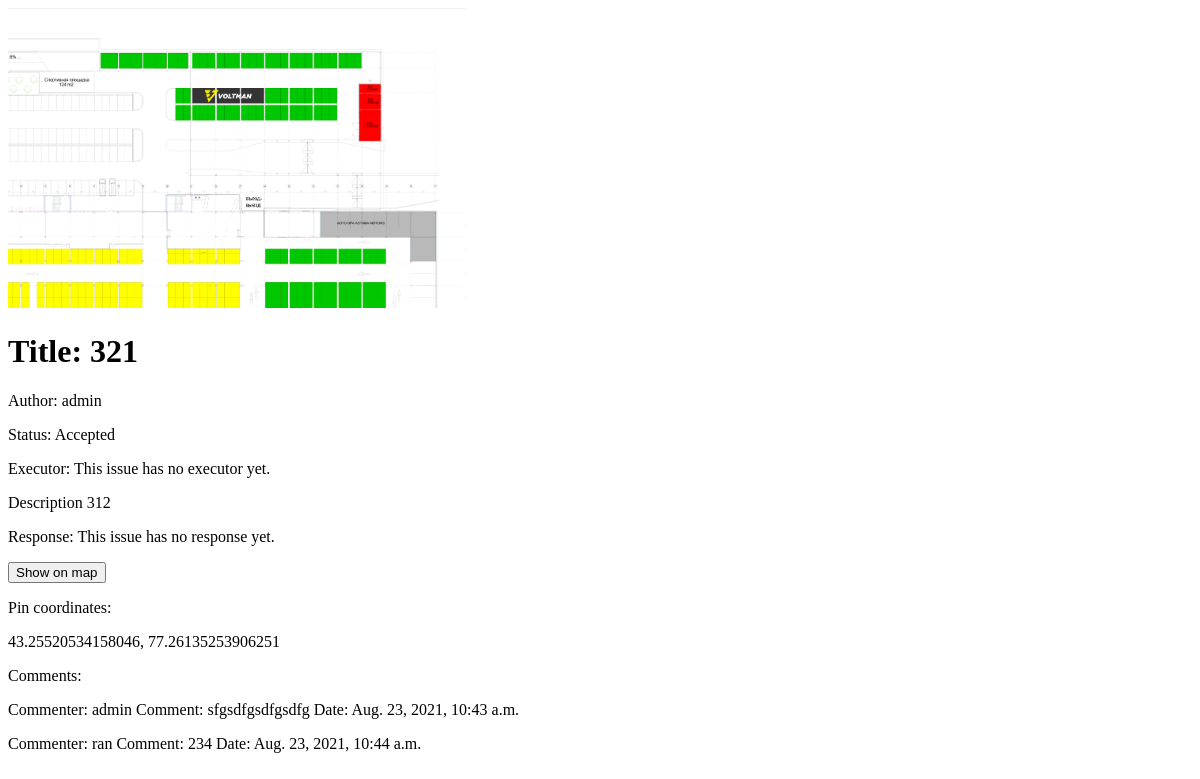
/issue_page/14, run on an earlier commit of the app's database.
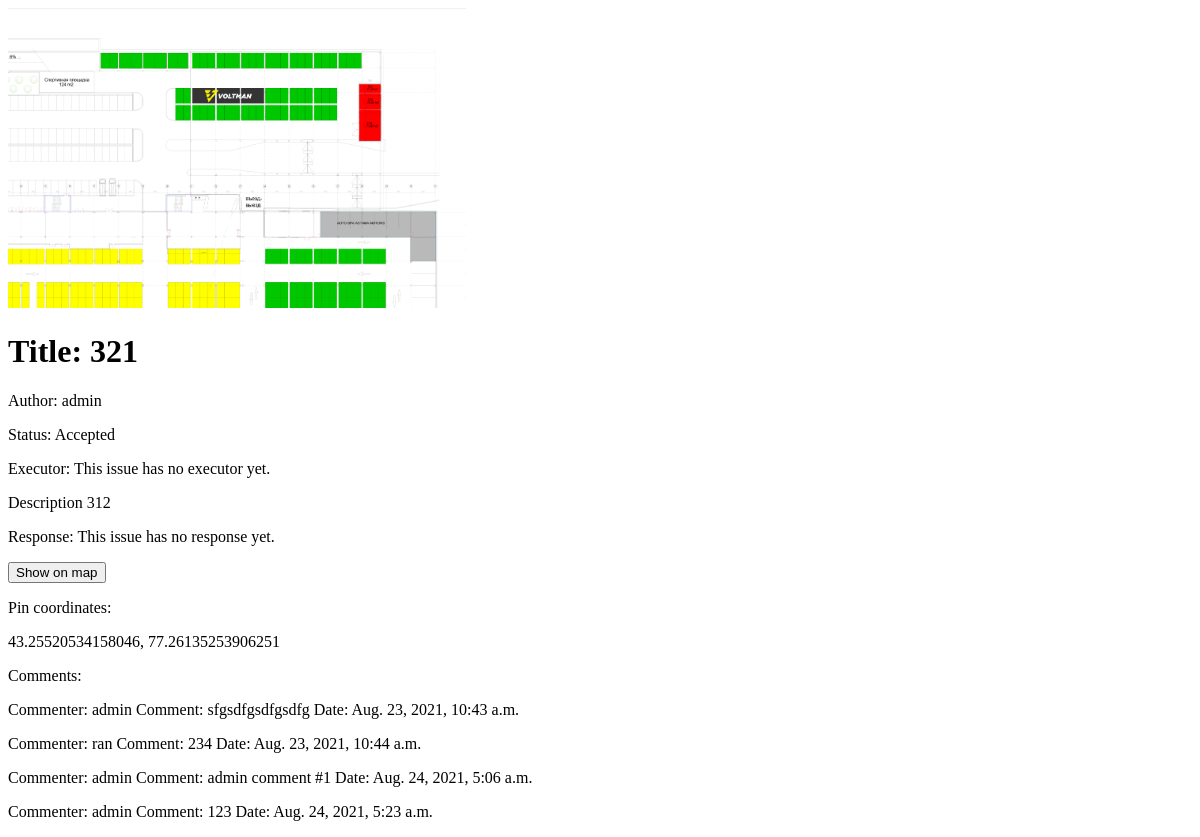
And on a later commit of the database.
### fix/models.py (models this page shows, shortened)
class Issue(models.Model):
    author = models.ForeignKey(User, on_delete=models.RESTRICT, related_name="applications")
    executor = models.ForeignKey(User, on_delete=models.RESTRICT, related_name="jobs", blank=True, null=True)
    title = models.CharField(max_length=128)
    description = models.CharField(max_length=1024)
    response = models.CharField(max_length=1024, blank=True, null=True)
    date_created = models.DateTimeField(auto_now_add=True)
    status = models.CharField(max_length=1, choices=STATUS)
    image_before = models.ImageField(upload_to="images")
    image_after = models.ImageField(upload_to="images", blank=True, null=True)
    latitude = models.FloatField()
    longitude = models.FloatField()

class User(AbstractUser):
    rank = models.CharField(max_length=1, choices=RANKS)
    role = models.CharField(max_length=1, choices=ROLE)

class Chat(models.Model):
    commenter = models.ForeignKey(User, on_delete=models.CASCADE, related_name="comments")
    issue = models.ForeignKey(Issue, on_delete=models.CASCADE, related_name="conversation")
    date = models.DateTimeField(auto_now_add=True)
    comment = models.CharField(max_length=512)

### fix/views.py (the view)
# urls.py: path('issue_page/<int:issue_id>', views.issue_page, name="issue_page"),
def issue_page(request, issue_id):
    issue_data = Issue.objects.get(pk=issue_id)
    comments = issue_data.conversation.all()
    return render(request, "fix/issue_page.html", {
        "issue_data": issue_data,
        "comments": comments,
        "statuses": STATUS,
        "form": IssueUpdateForm(),
    })

### fix/views.py (shortened to what this page needs)
class IssueUpdateForm(forms.ModelForm):
    class Meta:
        model = Issue
        fields = ('status', 'response', 'image_after')

### fix/templates/fix/issue_page.html (shortened to what this page needs)
{% extends 'fix/layout.html' %}
{% load static %}
{% block body %}
    <img src="{{ issue_data.image_before.url }}" alt="image" style="max-height:300px">
    <h1>Title: {{ issue_data.title }}</h1>
    <p>Author: {{ issue_data.author }}</p>
    <p>Status: {{ issue_data.get_status_display }}</p>
    <p>Executor: {% if issue_data.executor %}{{ issue_data.executor }}{% else %}This issue has no executor yet.{% endif %}</p>
    <p id="issue_description">Description {{ issue_data.description }}</p>
    <p id="issue_response">Response: {% if issue_data.response %} {{ issue_data.response }} {% else %} This issue has no response yet. {% endif %}</p>
    <input id="create" type="button" value="Show on map">
    <p>Pin coordinates: <div id="location">{{ issue_data.latitude }}, {{ issue_data.longitude }}</div></p>
    <div>Comments:
        <div>
            {% for i in comments %}
                <p>
                    Commenter: {{ i.commenter }}
                    Comment: {{ i.comment}}
                    Date: {{ i.date }}
                </p>
            {% endfor %}
        </div>
    </div>
{% endblock %}

### fix/templates/fix/layout.html (shortened to what this page needs)
{% load static %}
<!DOCTYPE html>
<html lang="en">
    <head>
    </head>
    <body>
        {% block body %}
        {% endblock %}
    </body>
</html>

What changed in the data, as far as the page shows it:
added Chat: commenter "admin", comment "admin comment #1", date "Aug. 24, 2021, 5:06 a.m."
added Chat: commenter "admin", comment "123", date "Aug. 24, 2021, 5:23 a.m."
